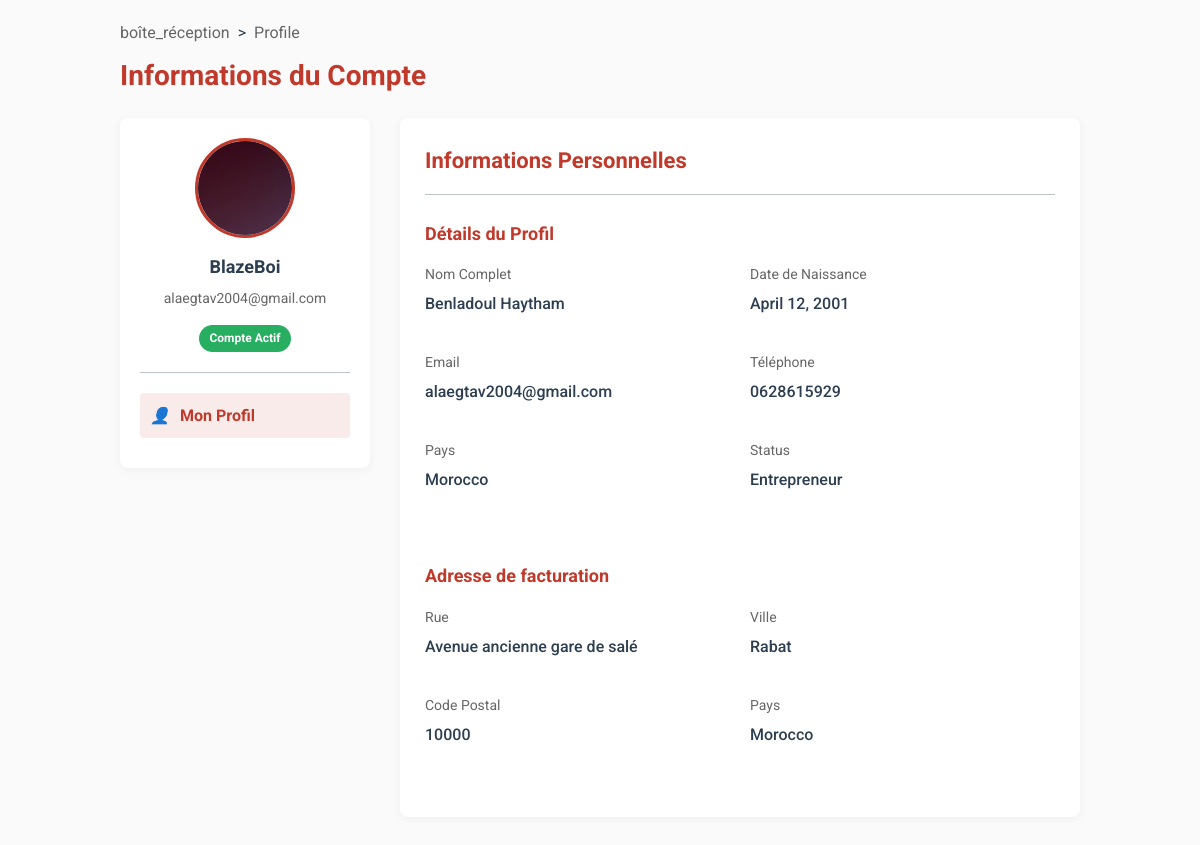
The app's page /app1/other_profile/10 (signed in), older data.
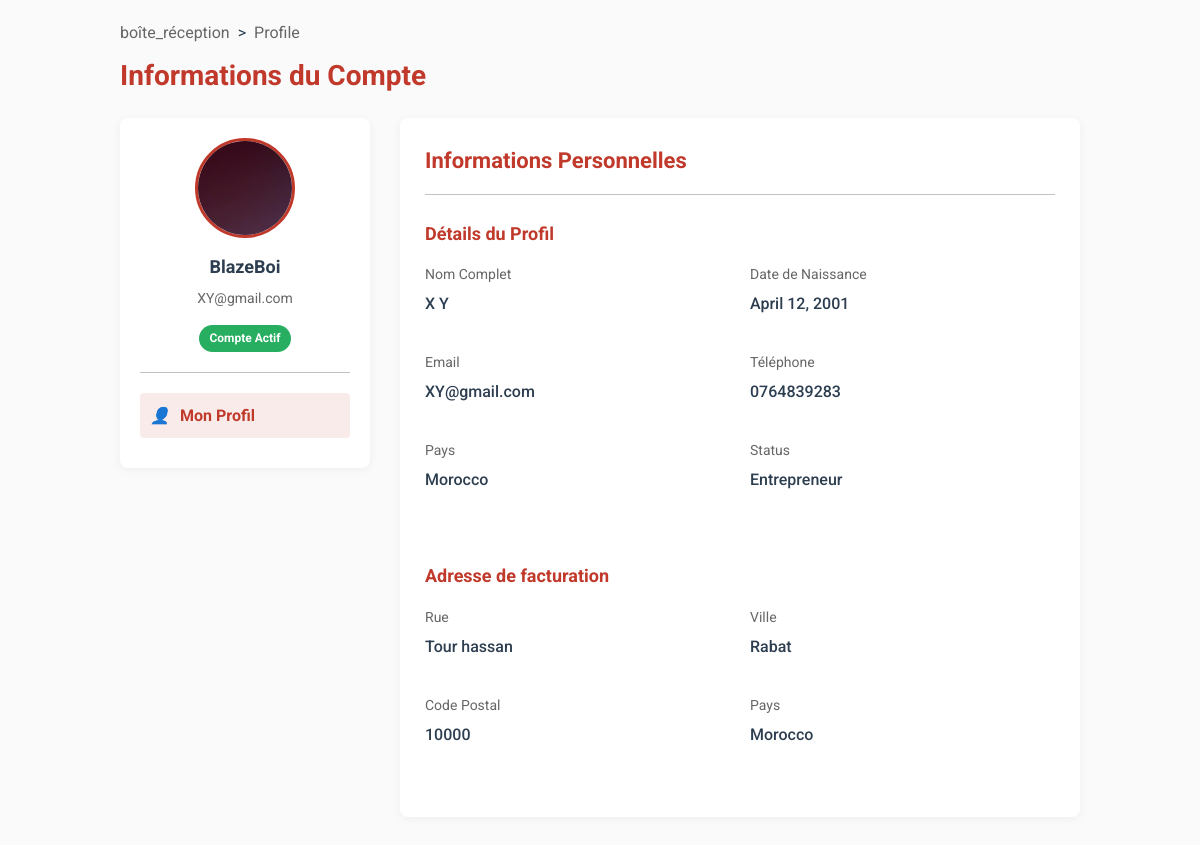
The same page, newer data.
### app1/models.py (models this page shows)
class CustomUser(AbstractUser):
    SEX_TYPES = [
        ('Homme' , 'Homme'),
        ('Femme' , 'Femme'),
    ]
    Status_Types = [
        ('Admin','Admin'),
        ('Visiteur','Visiteur'),
        ('Étudiant' , 'Étudiant'),
        ('Entrepreneur' , 'Entrepreneur') ,
    ]
    email = models.EmailField(unique=True)
    pays = CountryField(default='MA')
    date_naissance = models.DateField(blank=True , null= True )
    ville = models.CharField(max_length=255,blank=True,null=True)
    adress = models.CharField(max_length=255,blank=True,null=True)
    code_postal = models.BigIntegerField(blank=True,null=True)
    phone_number = models.CharField(max_length=15, blank=True, null=True)
    genre = models.CharField(max_length=255,choices=SEX_TYPES,default="Homme")
    status = models.CharField(max_length=255,choices=Status_Types,default="Visiteur")
    ProfileImage = models.ImageField(upload_to="profileimage/" , default="profileimage/default.png")
    Email_Verifiyed = models.DateField(auto_now=False, auto_now_add=False,blank=True,null=True)
    activation = models.BooleanField(default=False)
    date_created = models.DateTimeField(default=timezone.now)

### app1/views.py (the view)
# urls.py: path('other_profile/<int:user_id>',other_profile,name="other_profile"),
@login_required(login_url='/app1/login/')
def other_profile(request,user_id):
    user = CustomUser.objects.get(id = user_id)
    return render(request,'private/other_profile.html',{"user" : user})

### templates/private/other_profile.html (shortened to what the changed rows need)
<!DOCTYPE html>
{% load static %}
<html lang="fr">
<head>
    <link rel="stylesheet" href="{% static "css/private/profile.css" %}">
    <link rel="stylesheet" href="{% static "css/main/main.css" %}">
</head>
<body>
    <div class="container">
        <h1 class="page-title">Informations du Compte</h1>
        <div class="account-container">
            <div class="sidebar">
                <div class="user-info">
                    <img src="{{user.ProfileImage.url}}" alt="Photo de profil" class="user-avatar">
                    <div class="user-name">{{user.username}}</div>
                    <div class="user-email">{{user.email}}</div>
                    <div class="status-badge" style="background-color:{% if user.activation %}#27AE60{% else %}#7F8C8D{% endif %}">Compte {% if user.activation %}Actif{% else %}Inactif{% endif %}</div>
                </div>
            </div>
            <div class="content">
                <h2 class="content-title">Informations Personnelles</h2>
                <div class="info-sections">
                    <div class="info-section">
                        <div class="info-grid">
                            <div class="info-item">
                                <div class="info-label">Nom Complet</div>
                                <div class="info-value">{{user.first_name}} {{user.last_name}}</div>
                            </div>
                            <div class="info-item">
                                <div class="info-label">Date de Naissance</div>
                                <div class="info-value">{{user.date_naissance}}</div>
                            </div>
                            <div class="info-item">
                                <div class="info-label">Email</div>
                                <div class="info-value">{{user.email}}</div>
                            </div>
                            <div class="info-item">
                                <div class="info-label">Téléphone</div>
                                <div class="info-value">{{user.phone_number}}</div>
                            </div>
                            <div class="info-item">
                                <div class="info-label">Pays</div>
                                <div class="info-value">{{user.pays.name}}</div>
                            </div>
                            <div class="info-item">
                                <div class="info-label">Status</div>
                                <div class="info-value">{{user.status}}</div>
                            </div>
                        </div>
                    </div>
                    <div class="info-section">
                        <div class="info-grid">
                            <div class="info-item">
                                <div class="info-label">Rue</div>
                                <div class="info-value">{{user.adress}}</div>
                            </div>
                            <div class="info-item">
                                <div class="info-label">Ville</div>
                                <div class="info-value">{{user.ville}}</div>
                            </div>
                            <div class="info-item">
                                <div class="info-label">Code Postal</div>
                                <div class="info-value">{{user.code_postal}}</div>
                            </div>
                            <div class="info-item">
                                <div class="info-label">Pays</div>
                                <div class="info-value">{{user.pays.name}}</div>
                            </div>
                        </div>
                    </div>
                </div>
            </div>
        </div>
    </div>
</body>
</html>

Row changes from the older to the newer data that the page shows:
changed CustomUser "BlazeBoi": email "alaegtav2004@gmail.com" → "XY@gmail.com"; first_name "Benladoul" → "X"; last_name "Haytham" → "Y"; phone_number "0628615929" → "0764839283"; adress "Avenue ancienne gare de salé" → "Tour hassan"
